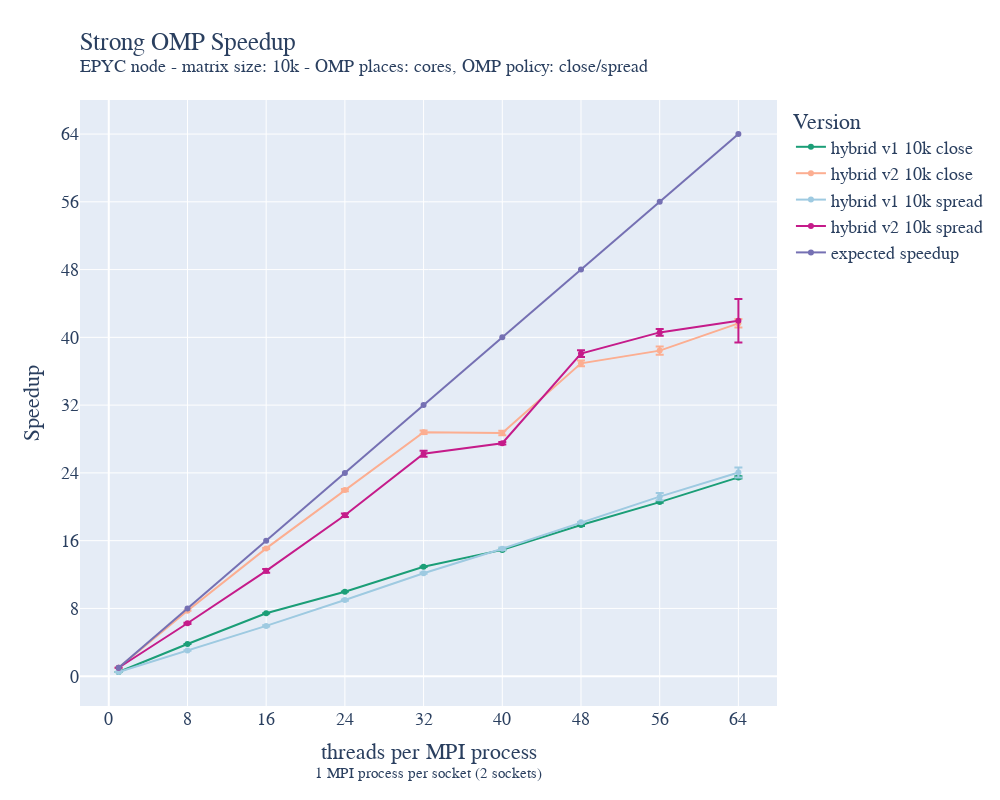

Source (notebook cell):
### Code cell
strong_OMP_epyc_hybrid_static_grid_010k_close_avg['speedup']=strong_OMP_epyc_hybrid_static_grid_010k_close_avg['time']['mean'][9]/strong_OMP_epyc_hybrid_static_grid_010k_close_avg["time"]["mean"]
strong_OMP_epyc_hybrid_static_grid_010k_close_avg['expected_speedup']=strong_OMP_epyc_hybrid_static_grid_010k_close_avg['nthreads_per_process']['mean']
strong_OMP_epyc_hybrid_static_grid_010k_close_avg['speedup_err']=strong_OMP_epyc_hybrid_static_grid_010k_close_avg["time"]["std"]*strong_OMP_epyc_hybrid_static_grid_010k_close_avg['time']['mean'][9]/strong_OMP_epyc_hybrid_static_grid_010k_close_avg["time"]["mean"]**2

strong_OMP_epyc_hybrid_static_grid_010k_spread_avg['speedup']=strong_OMP_epyc_hybrid_static_grid_010k_spread_avg['time']['mean'][9]/strong_OMP_epyc_hybrid_static_grid_010k_spread_avg["time"]["mean"]
strong_OMP_epyc_hybrid_static_grid_010k_spread_avg['speedup_err']=strong_OMP_epyc_hybrid_static_grid_010k_spread_avg["time"]["std"]*strong_OMP_epyc_hybrid_static_grid_010k_spread_avg['time']['mean'][9]/strong_OMP_epyc_hybrid_static_grid_010k_spread_avg["time"]["mean"]**2

fig = go.Figure()

fig.add_trace(go.Scatter(x=strong_OMP_epyc_hybrid_static_grid_010k_close_avg["nthreads_per_process"]["mean"][:9], y=strong_OMP_epyc_hybrid_static_grid_010k_close_avg["speedup"][:9], name='hybrid v1 10k close',
                         error_y=dict(
                             type="data",
                             array=strong_OMP_epyc_hybrid_static_grid_010k_close_avg["speedup_err"][:9],
                             visible=True)))
fig.add_trace(go.Scatter(x=strong_OMP_epyc_hybrid_static_grid_010k_close_avg["nthreads_per_process"]["mean"][9:], y=strong_OMP_epyc_hybrid_static_grid_010k_close_avg["speedup"][9:], name='hybrid v2 10k close',
                         error_y=dict(
                             type="data",
                             array=strong_OMP_epyc_hybrid_static_grid_010k_close_avg["speedup_err"][9:],
                             visible=True)))
fig.add_trace(go.Scatter(x=strong_OMP_epyc_hybrid_static_grid_010k_spread_avg["nthreads_per_process"]["mean"][:9], y=strong_OMP_epyc_hybrid_static_grid_010k_spread_avg["speedup"][:9], name='hybrid v1 10k spread',
                         error_y=dict(
                             type="data",
                             array=strong_OMP_epyc_hybrid_static_grid_010k_spread_avg["speedup_err"][:9],
                             visible=True)))
fig.add_trace(go.Scatter(x=strong_OMP_epyc_hybrid_static_grid_010k_spread_avg["nthreads_per_process"]["mean"][9:], y=strong_OMP_epyc_hybrid_static_grid_010k_spread_avg["speedup"][9:], name='hybrid v2 10k spread',
                         error_y=dict(
                             type="data",
                             array=strong_OMP_epyc_hybrid_static_grid_010k_spread_avg["speedup_err"][9:],
                             visible=True)))

fig.add_trace(go.Scatter(x=strong_OMP_epyc_hybrid_static_grid_010k_close_avg["nthreads_per_process"]["mean"][9:], y=strong_OMP_epyc_hybrid_static_grid_010k_close_avg["expected_speedup"][9:], name='expected speedup'))
fig.update_layout(
    title=go.layout.Title(
        text="Strong OMP Speedup<br><sup>EPYC node - matrix size: 10k - OMP places: cores, OMP policy: close/spread</sup>",
        xref="paper",
        x=0,
    ),
    xaxis_title="threads per MPI process<br><sup>1 MPI process per socket (2 sockets)</sup>",
    xaxis = dict(
        tickmode = 'linear',
        tick0 = '0',
        dtick = '8'
    ),
    yaxis_title="Speedup",
    yaxis = dict(
        tickmode='linear',
        tick0='0',
        dtick='8'
    ),
    legend_title="Version",
    font=dict(
        family="Courier New, monospace",
        size=18,
    ),
    colorway=["#1b9e77","#fcae91","#9ecae1", "#c51b8a" ,"#7570b3"],
    autosize=False,
    width=1000,
    height=800,
)
fig.show()
fig.write_image("/home/andres/hpc/Foundations_of_HPC_2022/Assignment/my_assignment/report/images/strong_OMP_epyc_hybrid_grid_010k_speedup.pdf", height=800, width=1000)

### Figure 1 — Plotly figure (JSON) as saved in the notebook; plotly's stock layout.template omitted (floating-point values rounded to 4 significant figures)
{"data": [{"error_y": {"array": [0.0002, 0.006989, 0.01687, 0.02013, 0.0309, 0.04875, 0.1161, 0.07023, 0.1327], "type": "data", "visible": true}, "name": "hybrid v1 10k close", "type": "scatter", "x": [1, 8, 16, 24, 32, 40, 48, 56, 64], "y": [0.5013, 3.805, 7.427, 9.978, 12.92, 14.91, 17.85, 20.55, 23.47]}, {"error_y": {"array": [0.000237, 0.01145, 0.05786, 0.14, 0.1996, 0.2666, 0.336, 0.4882, 0.5027], "type": "data", "visible": true}, "name": "hybrid v2 10k close", "type": "scatter", "x": [1, 8, 16, 24, 32, 40, 48, 56, 64], "y": [1, 7.733, 15.09, 21.97, 28.8, 28.72, 36.94, 38.43, 41.66]}, {"error_y": {"array": [0.0003271, 0.02841, 0.06221, 0.07236, 0.07078, 0.1494, 0.04619, 0.4309, 0.5878], "type": "data", "visible": true}, "name": "hybrid v1 10k spread", "type": "scatter", "x": [1, 8, 16, 24, 32, 40, 48, 56, 64], "y": [0.501, 3.031, 5.937, 8.992, 12.16, 15.05, 18.16, 21.19, 24.05]}, {"error_y": {"array": [0.0006862, 0.07531, 0.2148, 0.2036, 0.3429, 0.1375, 0.4035, 0.3922, 2.565], "type": "data", "visible": true}, "name": "hybrid v2 10k spread", "type": "scatter", "x": [1, 8, 16, 24, 32, 40, 48, 56, 64], "y": [1, 6.246, 12.43, 19.0, 26.26, 27.5, 38.08, 40.59, 41.96]}, {"name": "expected speedup", "type": "scatter", "x": [1, 8, 16, 24, 32, 40, 48, 56, 64], "y": [1, 8, 16, 24, 32, 40, 48, 56, 64]}], "layout": {"autosize": false, "colorway": ["#1b9e77", "#fcae91", "#9ecae1", "#c51b8a", "#7570b3"], "font": {"family": "Courier New, monospace", "size": 18}, "height": 800, "legend": {"title": {"text": "Version"}}, "title": {"text": "Strong OMP Speedup<br><sup>EPYC node - matrix size: 10k - OMP places: cores, OMP policy: close/spread</sup>", "x": 0, "xref": "paper"}, "width": 1000, "xaxis": {"dtick": "8", "tick0": "0", "tickmode": "linear", "title": {"text": "threads per MPI process<br><sup>1 MPI process per socket (2 sockets)</sup>"}}, "yaxis": {"dtick": "8", "tick0": "0", "tickmode": "linear", "title": {"text": "Speedup"}}}}
